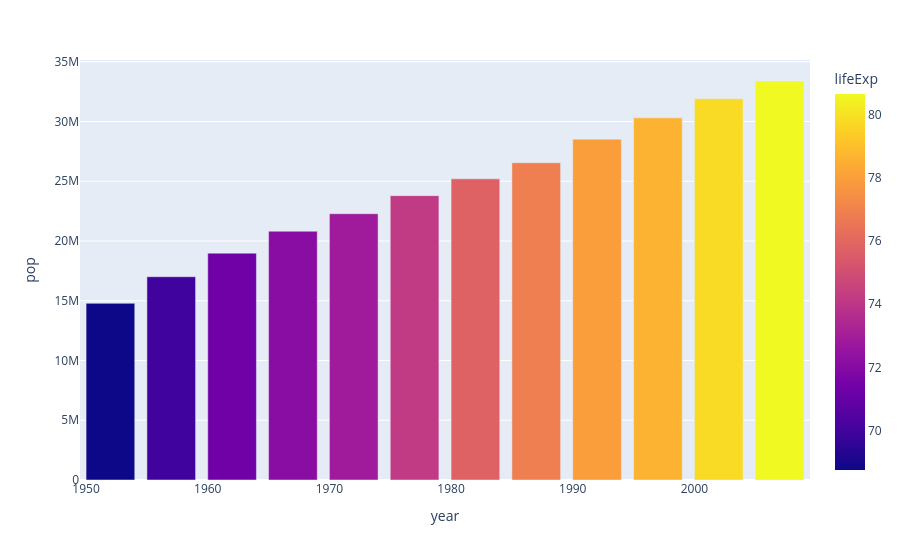

Notebook code cell kept with this figure:
### Code cell
px.bar(data_frame=canada,x='year',y='pop',hover_data=['lifeExp','continent'],color='lifeExp')

### Figure 1 — Plotly figure (JSON) as saved in the notebook; plotly's stock layout.template omitted (floating-point values rounded to 4 significant figures)
{"data": [{"customdata": [[68.75, "Americas"], [69.96, "Americas"], [71.3, "Americas"], [72.13, "Americas"], [72.88, "Americas"], [74.21, "Americas"], [75.76, "Americas"], [76.86, "Americas"], [77.95, "Americas"], [78.61, "Americas"], [79.77, "Americas"], [80.65, "Americas"]], "hovertemplate": "year=%{x}<br>pop=%{y}<br>lifeExp=%{marker.color}<br>continent=%{customdata[1]}<extra></extra>", "legendgroup": "", "marker": {"color": [68.75, 69.96, 71.3, 72.13, 72.88, 74.21, 75.76, 76.86, 77.95, 78.61, 79.77, 80.65], "coloraxis": "coloraxis", "pattern": {"shape": ""}}, "name": "", "orientation": "v", "showlegend": false, "textposition": "auto", "type": "bar", "x": [1952, 1957, 1962, 1967, 1972, 1977, 1982, 1987, 1992, 1997, 2002, 2007], "xaxis": "x", "y": [14785584, 17010154, 18985849, 20819767, 22284500, 23796400, 25201900, 26549700, 28523502, 30305843, 31902268, 33390141], "yaxis": "y"}], "layout": {"barmode": "relative", "coloraxis": {"colorbar": {"title": {"text": "lifeExp"}}, "colorscale": [[0, "#0d0887"], [0.1111, "#46039f"], [0.2222, "#7201a8"], [0.3333, "#9c179e"], [0.4444, "#bd3786"], [0.5556, "#d8576b"], [0.6667, "#ed7953"], [0.7778, "#fb9f3a"], [0.8889, "#fdca26"], [1, "#f0f921"]]}, "legend": {"tracegroupgap": 0}, "margin": {"t": 60}, "xaxis": {"anchor": "y", "domain": [0, 1], "title": {"text": "year"}}, "yaxis": {"anchor": "x", "domain": [0, 1], "title": {"text": "pop"}}}}
